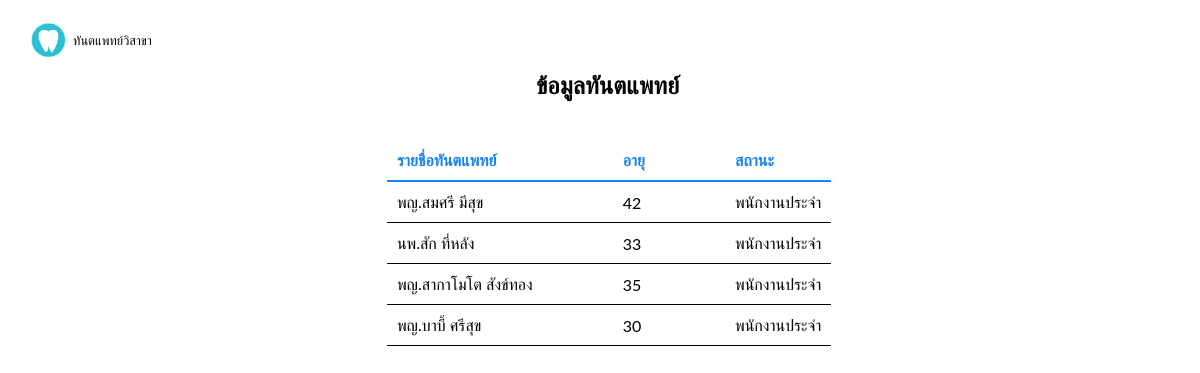
The app's page /dental/dentistuser.php with its own data.
### tables this page shows
CREATE TABLE `dentist` (
  `did` smallint(6) NOT NULL,
  `name` varchar(20) NOT NULL,
  `age` tinyint(3) NOT NULL,
  `sex` char(1) NOT NULL,
  `phone` varchar(10) NOT NULL,
  `email` varchar(30) NOT NULL,
  `address` text NOT NULL,
  `dtype` varchar(20) NOT NULL,
  `registration_date` datetime NOT NULL
);

### dental/dentistuser.php (the view, shortened to what this page needs)
<!doctype html>
<html lang="th">
<head>
<link rel="stylesheet" type="text/css" href="dentistuser.css">
</head>
<body>
	<img src="download.png" width="40" height="40" class="logo">
		<p class="logotext">ทันตแพทย์วิสาขา</p>
<div id="container">
<div id="content">
<h2 class="page">&ensp;&ensp;&ensp;&ensp;&ensp;ข้อมูลทันตแพทย์</h2>
<?php
require('connect-mysql.php');
$q = "SELECT name AS name,age AS age,dtype AS dtype FROM dentist ";
$dbcon->set_charset("utf8mb4");
$result = @mysqli_query ($dbcon, $q);
if ($result) {
				echo '<table class="table">
				<tr class="heading"><td class="col head"><b>รายชื่อทันตแพทย์</b></td><td class="col head"><b>อายุ</b></td><td class=" last"><b>สถานะ</b></td>
				</tr>';
				while ($row = mysqli_fetch_array($result, MYSQLI_ASSOC)) {
				echo '<tr class="heading2"><td class="col">' . $row['name'] . '</td>
				<td class="col">' . $row['age'] .'</td>
				<td class="last1">'.  $row['dtype'] . '</td>
				</tr>'; }
				echo '</table>';
			   }
else {
		echo '<p class="error">The current users could not be retrieved. We apologize 
		for any inconvenience.</p>';
		echo '<p>' . mysqli_error($dbcon) . '<br><br>Query: ' . $q . '</p>';
     }
?>
</div>
</div>
</body>
</html>

### dental/dentistuser.css (style rules this page uses)
body { font-family: "Noto Sans Thai", sans-serif; font-optical-sizing: auto; }
.logo { position: absolute; margin-left: 20px; font-family: 'Roboto', sans-serif; font-size: 0.8em; top: 20px; }
.logotext { position: absolute; margin-left: 65px; top: 20px; font-family: 'Roboto', sans-serif; font-size: 0.8em; color: black; }
.col { font-family: 'Lato', sans-serif; padding-right:80px; }
.head { color: #1984f1; font-family: 'Lato', sans-serif; }
.heading { color: black; border-bottom: 2px solid #1984f1; }
table { border-collapse: collapse; margin-left: 32%; margin-top: 140px; }
.heading2 { border-bottom:1px solid black; }
.page { position: absolute; top: 50px; margin-left: 39%; color: black; font-family: 'Lato', sans-serif; }
td { padding: 10px; }
.last { color: #1984f1; font-family: 'Lato', sans-serif; }
.last1 { font-family: 'Lato', sans-serif; }

### records on screen
dentist: name "พญ.สมศรี มีสุข", age "42", dtype "พนักงานประจำ"
dentist: name "นพ.สัก ที่หลัง", age "33", dtype "พนักงานประจำ"
dentist: name "พญ.สากาโมโต สังข์ทอง", age "35", dtype "พนักงานประจำ"
dentist: name "พญ.บาบี้ ศรีสุข", age "30", dtype "พนักงานประจำ"
